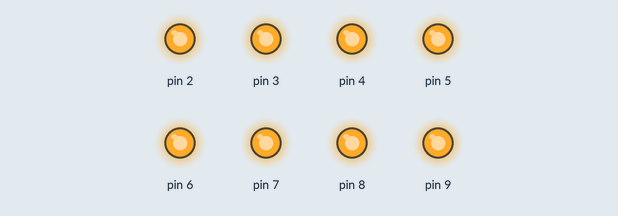
Simulated run of this sketch. Board: Arduino Uno, built with avr-gcc and run on an emulated ATmega328P. On the bench: output pins drawn as LEDs (lit = HIGH).

Above: at 0.2 s.
At 1.0 s:
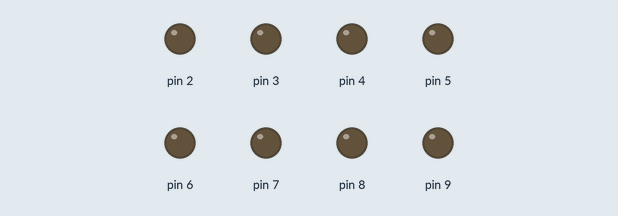
At 1.57 s:
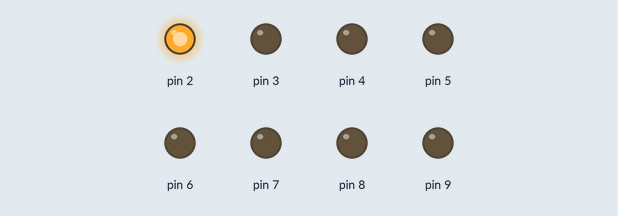
At 2.17 s:
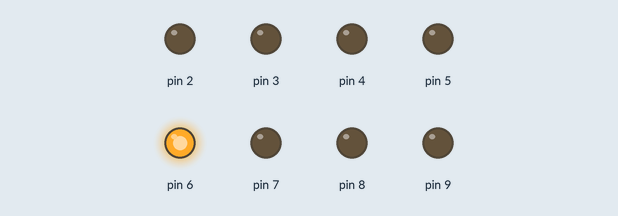
At 2.77 s:
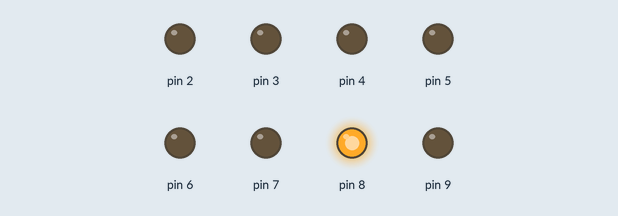
At 3.52 s:
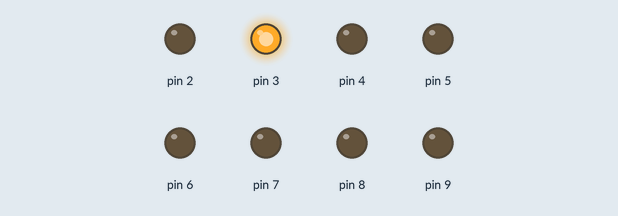
Timing chart, 0 to 5.3 s (numbered marks = the images above):
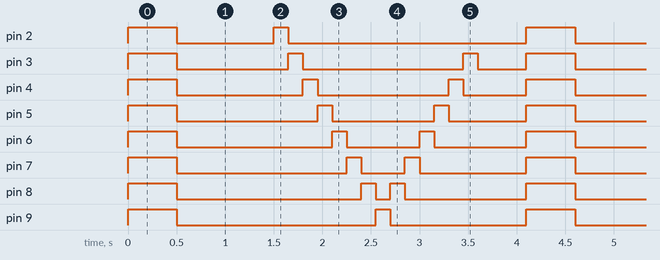

Measured:
- by itself, pin 2: repeats every 4.1 s: LOW 1.0 s, HIGH 0.15 s, LOW 2.5 s, HIGH 0.50 s
- by itself, pin 3: repeats every 4.1 s: LOW 1.2 s, HIGH 0.15 s, LOW 1.7 s, HIGH 0.15 s, LOW 0.50 s, HIGH 0.50 s
- by itself, pin 4: repeats every 4.1 s: LOW 1.3 s, HIGH 0.15 s, LOW 1.4 s, HIGH 0.15 s, LOW 0.65 s, HIGH 0.50 s
- by itself, pin 5: repeats every 4.1 s: LOW 1.5 s, HIGH 0.15 s, LOW 1.1 s, HIGH 0.15 s, LOW 0.80 s, HIGH 0.50 s
- by itself, pin 6: repeats every 4.1 s: LOW 1.6 s, HIGH 0.15 s, LOW 0.75 s, HIGH 0.15 s, LOW 0.95 s, HIGH 0.50 s
- by itself, pin 7: repeats every 4.1 s: LOW 1.8 s, HIGH 0.15 s, LOW 0.45 s, HIGH 0.15 s, LOW 1.1 s, HIGH 0.50 s
- by itself, pin 8: repeats every 4.1 s: LOW 1.9 s, HIGH 0.15 s, LOW 0.15 s, HIGH 0.15 s, LOW 1.3 s, HIGH 0.50 s
- by itself, pin 9: repeats every 4.1 s: LOW 2.1 s, HIGH 0.15 s, LOW 1.4 s, HIGH 0.50 s

The sketch:

4.s17_functions_LEDs.ino
```cpp
// LED range
const int FIRST_LED = 2;
const int LAST_LED  = 9;
const int DELAY_MS  = 150;

void setup() {
  // Configure all LED pins as outputs
  for (int pin = FIRST_LED; pin <= LAST_LED; pin++) {
    pinMode(pin, OUTPUT);
  }
}

void loop() {
  blinkAll();
  delay(500);

  pingPong();
  delay(500);
}

// --------------------
// Pattern 1: All LEDs blink together
// --------------------
void blinkAll() {
  for (int pin = FIRST_LED; pin <= LAST_LED; pin++) {
    digitalWrite(pin, HIGH);
  }

  delay(500);

  for (int pin = FIRST_LED; pin <= LAST_LED; pin++) {
    digitalWrite(pin, LOW);
  }

  delay(500);
}

// --------------------
// Pattern 2: Ping-pong sweep
// --------------------
void pingPong() {
  // Left to right
  for (int pin = FIRST_LED; pin <= LAST_LED; pin++) {
    digitalWrite(pin, HIGH);
    delay(DELAY_MS);
    digitalWrite(pin, LOW);
  }

  // Right to left (skip ends)
  for (int pin = LAST_LED - 1; pin > FIRST_LED; pin--) {
    digitalWrite(pin, HIGH);
    delay(DELAY_MS);
    digitalWrite(pin, LOW);
  }
}

void one_led_fade(){


}
```
